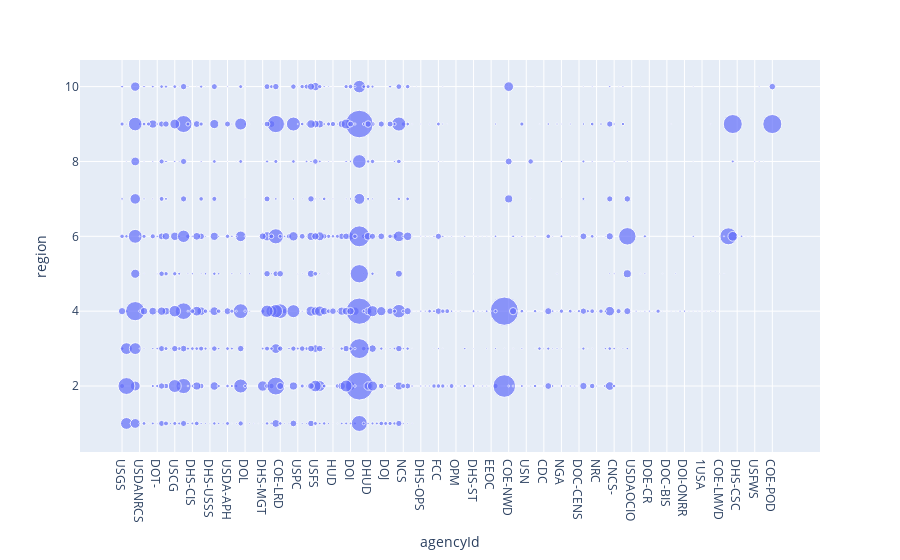

Source (notebook cell):
### Code cell
fig = px.scatter(df.groupby(
        ['agencyId', 'region']).size(       
    ).reset_index(
        name='count').sort_values(by='region'),
                 x = 'agencyId',
                 y = 'region',
                 size = 'count')
fig.show()

### Figure 1 — Plotly figure (JSON) as saved in the notebook; plotly's stock layout.template omitted (floating-point values rounded to 4 significant figures; data arrays with more than 128 entries replaced by an {"elided": "..."} marker saying what was removed)
{"data": [{"hovertemplate": "agencyId=%{x}<br>region=%{y}<br>count=%{marker.size}<extra></extra>", "legendgroup": "", "marker": {"color": "#636efa", "size": {"elided": "744 int values"}, "sizemode": "area", "sizeref": 3.197, "symbol": "circle"}, "mode": "markers", "name": "", "orientation": "v", "showlegend": false, "type": "scatter", "x": {"elided": "744 str values"}, "xaxis": "x", "y": {"elided": "744 int values"}, "yaxis": "y"}], "layout": {"legend": {"itemsizing": "constant", "tracegroupgap": 0}, "margin": {"t": 60}, "xaxis": {"anchor": "y", "domain": [0, 1], "title": {"text": "agencyId"}}, "yaxis": {"anchor": "x", "domain": [0, 1], "title": {"text": "region"}}}}
